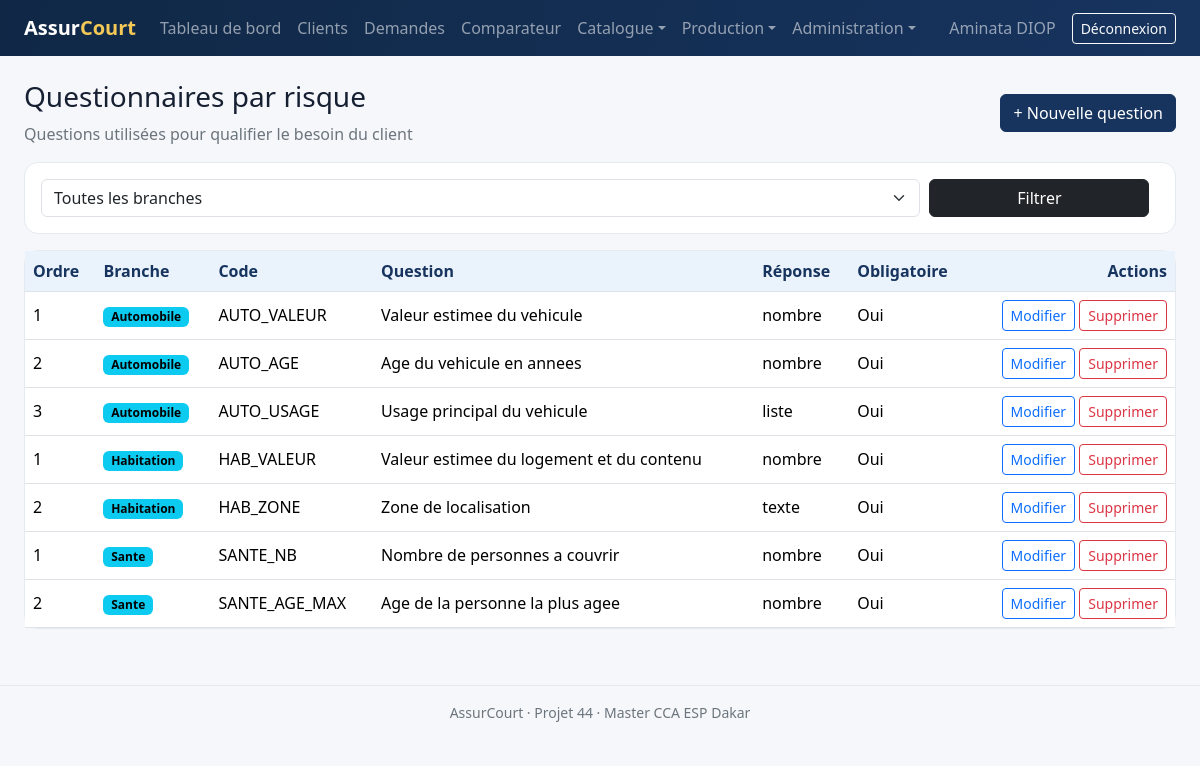
The app's page /public/questions/index.php (signed in) with its own data.
### tables this page shows
CREATE TABLE questions (
    id BIGINT UNSIGNED AUTO_INCREMENT PRIMARY KEY,
    categorie_id BIGINT UNSIGNED NOT NULL,
    code VARCHAR(50) NOT NULL UNIQUE,
    libelle VARCHAR(255) NOT NULL,
    type_reponse ENUM('texte','nombre','date','booleen','liste') NOT NULL,
    options_json JSON NULL,
    obligatoire TINYINT(1) NOT NULL DEFAULT 1,
    ordre_affichage SMALLINT UNSIGNED NOT NULL DEFAULT 1,
    statut ENUM('active','inactive') NOT NULL DEFAULT 'active',
    CONSTRAINT fk_question_categorie FOREIGN KEY (categorie_id) REFERENCES categories_risque(id)
);

CREATE TABLE categories_risque (
    id BIGINT UNSIGNED AUTO_INCREMENT PRIMARY KEY,
    code VARCHAR(30) NOT NULL UNIQUE,
    libelle VARCHAR(100) NOT NULL,
    description TEXT NULL
);

### includes/helpers.php (called while the page is built, shortened)
<?php
function e(?string $value): string
{
    return htmlspecialchars($value ?? '', ENT_QUOTES | ENT_SUBSTITUTE, 'UTF-8');
}

### public/questions/index.php (the view)
<?php
require_once __DIR__.'/../../includes/bootstrap.php';require_roles(['ADMIN','RESPONSABLE','AGENT']);$db=Database::connection();$cat=(int)($_GET['categorie']??0);$params=[];$where='';if($cat){$where=' WHERE q.categorie_id=:cat';$params['cat']=$cat;}$s=$db->prepare("SELECT q.*,c.libelle categorie,(SELECT COUNT(*) FROM reponses_questionnaire r WHERE r.question_id=q.id) utilisations FROM questions q JOIN categories_risque c ON c.id=q.categorie_id$where ORDER BY c.libelle,q.ordre_affichage");$s->execute($params);$rows=$s->fetchAll();$categories=$db->query('SELECT id,libelle FROM categories_risque ORDER BY libelle')->fetchAll();$title='Questionnaires';require __DIR__.'/../../includes/header.php';?>
<div class="page-heading"><div><h1 class="h3">Questionnaires par risque</h1><p class="text-secondary">Questions utilisées pour qualifier le besoin du client</p></div><?php if(in_array($_SESSION['user']['role'],['ADMIN','RESPONSABLE'],true)): ?><a class="btn btn-primary" href="form.php">+ Nouvelle question</a><?php endif; ?></div><form class="filter-bar" method="get"><select class="form-select" name="categorie"><option value="0">Toutes les branches</option><?php foreach($categories as $c): ?><option value="<?= $c['id'] ?>" <?= $cat==(int)$c['id']?'selected':'' ?>><?= e($c['libelle']) ?></option><?php endforeach ?></select><button class="btn btn-dark">Filtrer</button></form><div class="card"><div class="table-responsive"><table class="table table-hover align-middle mb-0"><thead><tr><th>Ordre</th><th>Branche</th><th>Code</th><th>Question</th><th>Réponse</th><th>Obligatoire</th><th class="text-end">Actions</th></tr></thead><tbody><?php foreach($rows as $r): ?><tr><td><?= (int)$r['ordre_affichage'] ?></td><td><span class="badge text-bg-info"><?= e($r['categorie']) ?></span></td><td><?= e($r['code']) ?></td><td><?= e($r['libelle']) ?></td><td><?= e($r['type_reponse']) ?></td><td><?= $r['obligatoire']?'Oui':'Non' ?></td><td class="text-end"><?php if(in_array($_SESSION['user']['role'],['ADMIN','RESPONSABLE'],true)): ?><a class="btn btn-sm btn-outline-primary" href="form.php?id=<?= (int)$r['id'] ?>">Modifier</a><?php endif; ?> <?php if($_SESSION['user']['role']==='ADMIN'): ?><form class="d-inline" method="post" action="delete.php" data-confirm="Supprimer cette question ?"><?= csrf_field() ?><input type="hidden" name="id" value="<?= (int)$r['id'] ?>"><button class="btn btn-sm btn-outline-danger">Supprimer</button></form><?php endif; ?></td></tr><?php endforeach; ?></tbody></table></div></div><?php require __DIR__.'/../../includes/footer.php'; ?>

### public/assets/css/app.css (style rules this page uses)
:root { --navy:#17345f;--blue:#2f6fae;--pale:#eaf2fb;--gold:#d4a72c;--ink:#172033 }
body { background:#f5f7fa;color:var(--ink);font-family:system-ui,-apple-system,"Segoe UI",sans-serif }
.card { border:1px solid #e5eaf0;border-radius:14px }
.btn-primary { background:var(--navy);border-color:var(--navy) }
.table thead th { background:var(--pale);color:var(--navy);white-space:nowrap }
.page-heading { display:flex;justify-content:space-between;align-items:center;gap:1rem;margin-bottom:1rem }
.page-heading p { margin:0 }
.filter-bar { display:grid;grid-template-columns:minmax(240px,1fr) 220px auto;gap:.6rem;background:#fff;border:1px solid #e5eaf0;padding:1rem;border-radius:14px;margin-bottom:1rem }

### records on screen
questions: ordre_affichage "1", categorie.libelle "Automobile", code "AUTO_VALEUR", libelle "Valeur estimee du vehicule", type_reponse "nombre", obligatoire "Oui"
questions: ordre_affichage "2", categorie.libelle "Automobile", code "AUTO_AGE", libelle "Age du vehicule en annees", type_reponse "nombre", obligatoire "Oui"
questions: ordre_affichage "3", categorie.libelle "Automobile", code "AUTO_USAGE", libelle "Usage principal du vehicule", type_reponse "liste", obligatoire "Oui"
questions: ordre_affichage "1", categorie.libelle "Habitation", code "HAB_VALEUR", libelle "Valeur estimee du logement et du contenu", type_reponse "nombre", obligatoire "Oui"
questions: ordre_affichage "2", categorie.libelle "Habitation", code "HAB_ZONE", libelle "Zone de localisation", type_reponse "texte", obligatoire "Oui"
questions: ordre_affichage "1", categorie.libelle "Sante", code "SANTE_NB", libelle "Nombre de personnes a couvrir", type_reponse "nombre", obligatoire "Oui"
questions: ordre_affichage "2", categorie.libelle "Sante", code "SANTE_AGE_MAX", libelle "Age de la personne la plus agee", type_reponse "nombre", obligatoire "Oui"

### other values on screen
$_SESSION['user']['prenom'].' '.$_SESSION['user']['nom'] "Aminata DIOP"
